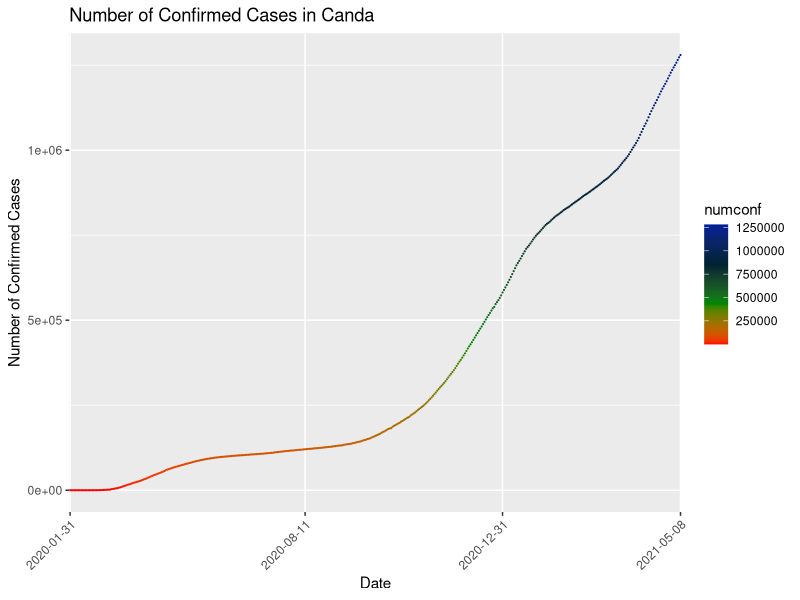

Reproduce this figure in R.
library(dplyr)
library(ggplot2)

setwd("Programme/Spare-Work/20210508free/code/")
covid_data <- read.csv("covid19-download.csv")
canda_data <- subset(covid_data, pruid == 1) 
arrange(canda_data, canda_data[,4])
p1 <- ggplot(data = canda_data, mapping = aes(x = date, y = numconf, colour=numconf)) + geom_point(shape=19,size=0.1) + labs(title= "Number of Confirmed Cases in Canda", x = "Date", y = "Number of Confirmed Cases") + scale_x_discrete(breaks = c("2020-01-31", "2020-08-11", "2020-12-31","2021-05-08"),labels = c("2020-01-31", "2020-08-11", "2020-12-31","2021-05-08")) + scale_color_gradientn(colors = c("red","#008800","#002233","#002299")) +theme(text = element_text(),
                                                                                                                                                                                                                                                                                                                                                                                                                                            axis.text.x = element_text(angle=45, hjust=1)) 
ggsave(p1,filename = "numconf.png",width = 10,height = 10,limitsize = F)
